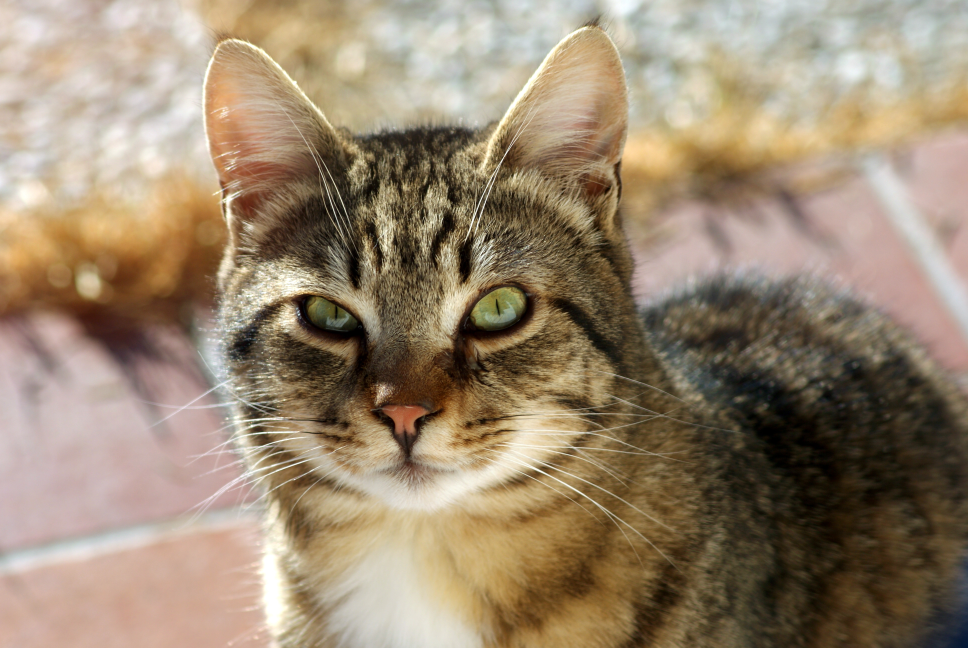
#> input picture PlayingWithTecnologies/openCV/opencv/pictures/cat.jpg, 3872 x 2592 px (shown at 1/4 size)
$ python transformation.py
#> lines starting #> are read from the running program, lines starting #| are printed output that depends on the picture
import cv2 as cv
import numpy as np

def translate(pImg,pX,pY):
    transMatrix = np.float32([[1,0,pX],[0,1,pY]])
    dimensions = (img.shape[1],img.shape[0])
    return cv.warpAffine(pImg,transMatrix,dimensions)

img = cv.imread('pictures/cat.jpg')
#> img is the input picture: shape (2592, 3872, 3); mean B, G, R 111.9, 134.8, 152.9

scaleFactor = 1.0

width = int(img.shape[1] * scaleFactor / 10)
#> width = 387

height = int(img.shape[0] * scaleFactor / 10)
#> height = 259

dim = (width,height)
#> dim = (387, 259)

resizedImg = cv.resize(img,dim,interpolation=cv.INTER_AREA)
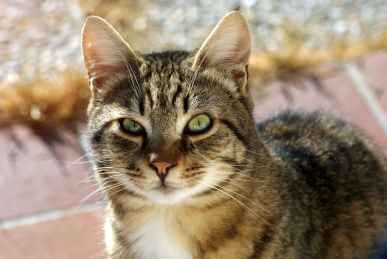
#> resizedImg: shape (259, 387, 3); mean B, G, R 111.9, 134.8, 152.9

cv.imshow('Cat',resizedImg)

# translation
translatedImg = translate(resizedImg,-100,100)
#> in translate, `return cv.warpAffine(pImg,transMatrix,dimensions)`:
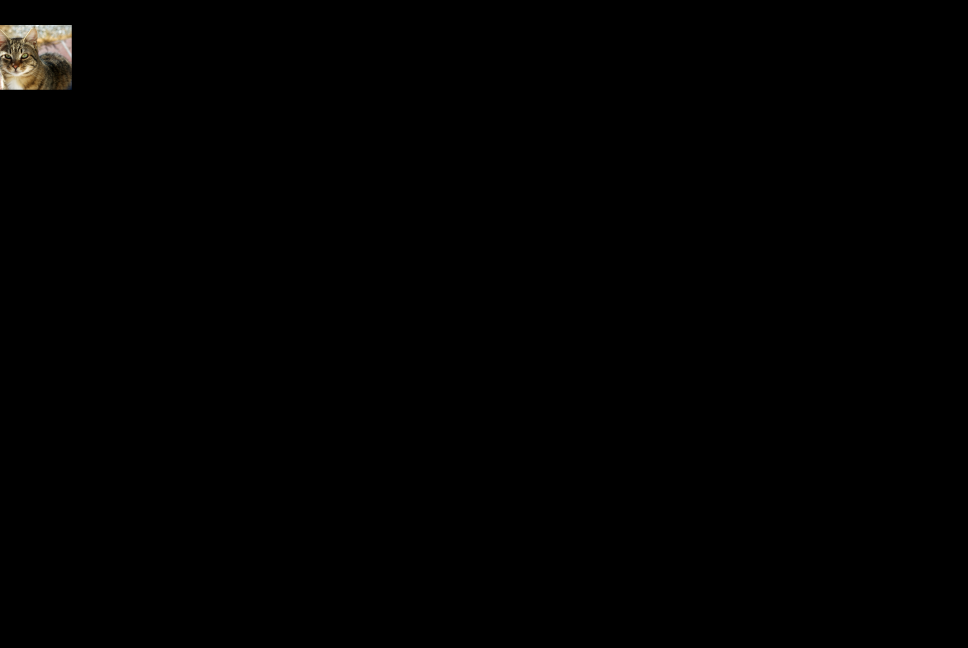
#> returned value: shape (2592, 3872, 3) (shown at 1/4 size); mean of channels 0, 1, 2 0.7, 0.9, 1; drawn as B, G, R
cv.imshow('Translated',translatedImg)

cv.waitKey(0)
cv.destroyAllWindows()

$ run again, with PlayingWithTecnologies/openCV/opencv/pictures/croco.jpg copied over PlayingWithTecnologies/openCV/opencv/pictures/cat.jpg
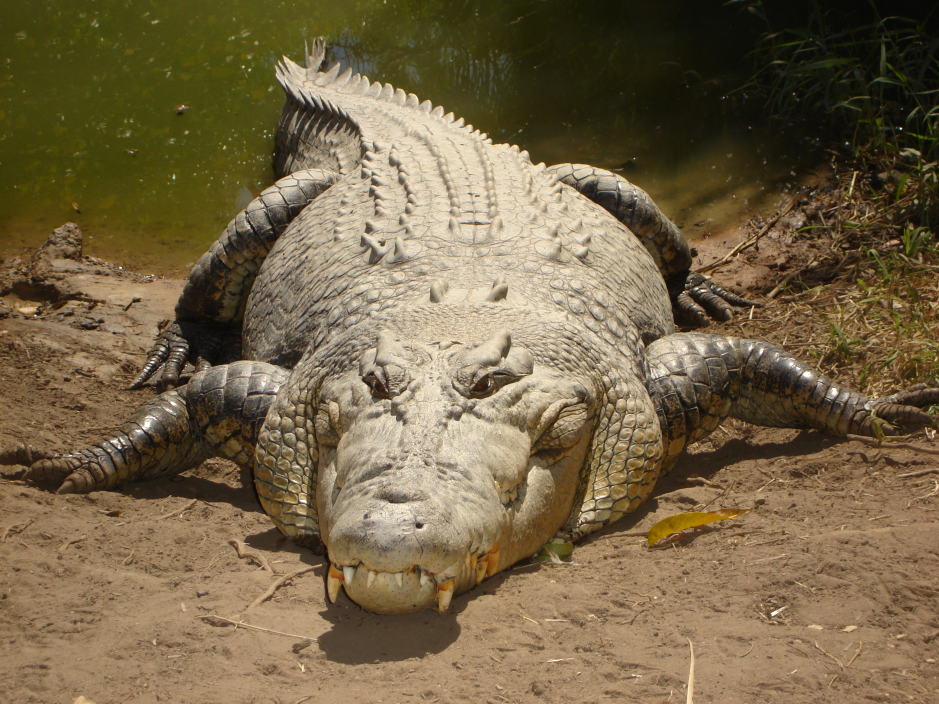
#> input picture PlayingWithTecnologies/openCV/opencv/pictures/croco.jpg, 2816 x 2112 px (shown at 1/3 size)
#> img is the input picture: shape (2112, 2816, 3); mean B, G, R 71.7, 101.4, 118
#> `resizedImg = cv.resize(img,dim,interpolation=cv.INTER_AREA)`:
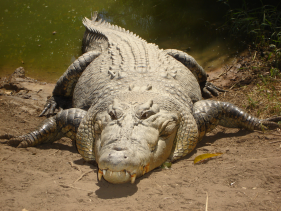
#> resizedImg: shape (211, 281, 3); mean B, G, R 71.7, 101.4, 118
#> in translate, `return cv.warpAffine(pImg,transMatrix,dimensions)`:
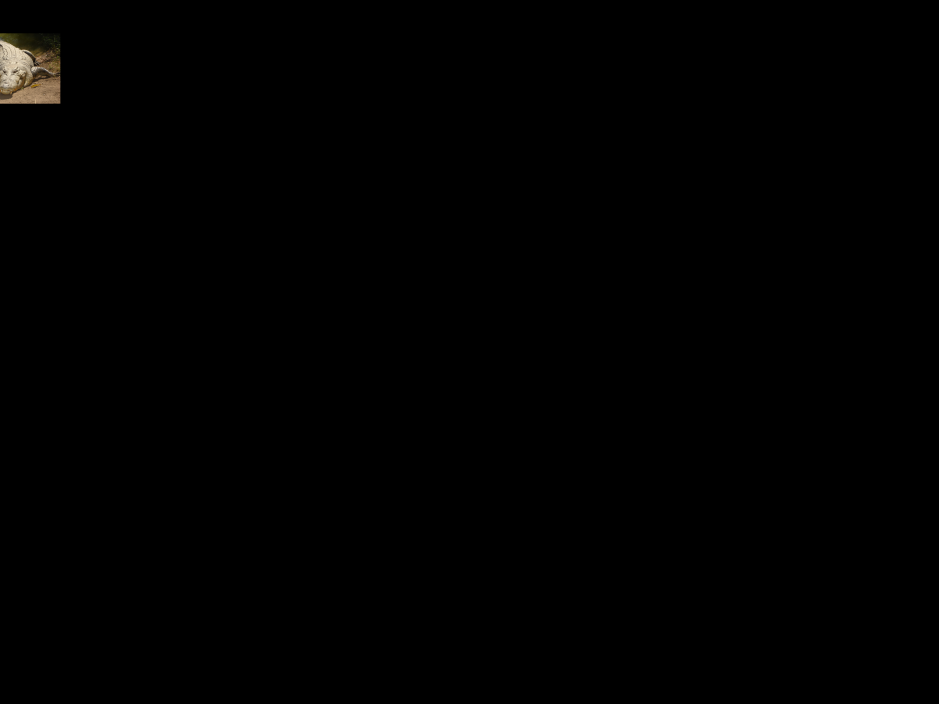
#> returned value: shape (2112, 2816, 3) (shown at 1/3 size); mean of channels 0, 1, 2 0.5, 0.7, 0.8; drawn as B, G, R
